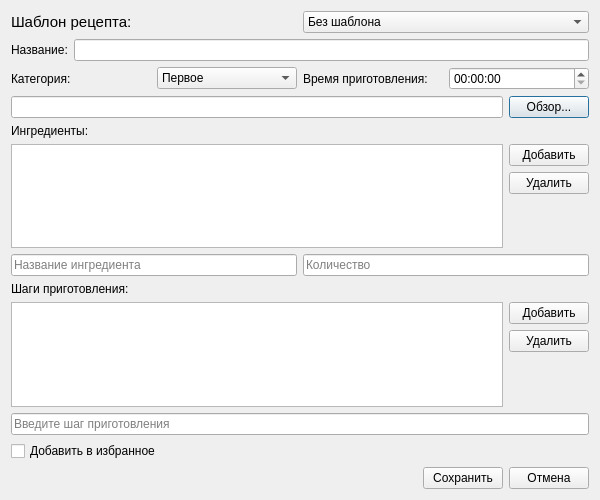
<?xml version="1.0" encoding="UTF-8"?>
<ui version="4.0">
 <class>RecipeDialog</class>
 <widget class="QDialog" name="RecipeDialog">
  <property name="geometry">
   <rect>
    <x>0</x>
    <y>0</y>
    <width>600</width>
    <height>500</height>
   </rect>
  </property>
  <property name="windowTitle">
   <string>Редактирование рецепта</string>
  </property>
  <layout class="QVBoxLayout" name="verticalLayout">
   <item>
    <layout class="QHBoxLayout" name="templateLayout">
     <item>
      <widget class="QLabel" name="templateLabel">
       <property name="font">
        <font>
         <pointsize>11</pointsize>
         <weight>50</weight>
         <bold>false</bold>
        </font>
       </property>
       <property name="text">
        <string>Шаблон рецепта:</string>
       </property>
      </widget>
     </item>
     <item>
      <widget class="QComboBox" name="templateComboBox">
       <item>
        <property name="text">
         <string>Без шаблона</string>
        </property>
       </item>
      </widget>
     </item>
    </layout>
   </item>
   <item>
    <layout class="QHBoxLayout" name="horizontalLayout">
     <item>
      <widget class="QLabel" name="label">
       <property name="text">
        <string>Название:</string>
       </property>
      </widget>
     </item>
     <item>
      <widget class="QLineEdit" name="titleLineEdit"/>
     </item>
    </layout>
   </item>
   <item>
    <layout class="QHBoxLayout" name="horizontalLayout_2">
     <item>
      <widget class="QLabel" name="label_2">
       <property name="text">
        <string>Категория:</string>
       </property>
      </widget>
     </item>
     <item>
      <widget class="QComboBox" name="categoryComboBox">
       <item>
        <property name="text">
         <string>Первое</string>
        </property>
       </item>
       <item>
        <property name="text">
         <string>Второе</string>
        </property>
       </item>
       <item>
        <property name="text">
         <string>Десерт</string>
        </property>
       </item>
       <item>
        <property name="text">
         <string>Салат</string>
        </property>
       </item>
       <item>
        <property name="text">
         <string>Напиток</string>
        </property>
       </item>
      </widget>
     </item>
     <item>
      <widget class="QLabel" name="label_3">
       <property name="text">
        <string>Время приготовления:</string>
       </property>
      </widget>
     </item>
     <item>
      <widget class="QTimeEdit" name="timeEdit"/>
     </item>
    </layout>
   </item>
   <item>
    <layout class="QHBoxLayout" name="horizontalLayout_3">
     <item>
      <widget class="QLineEdit" name="imagePathLineEdit"/>
     </item>
     <item>
      <widget class="QPushButton" name="browseImageButton">
       <property name="text">
        <string>Обзор...</string>
       </property>
      </widget>
     </item>
    </layout>
   </item>
   <item>
    <widget class="QLabel" name="label_5">
     <property name="text">
      <string>Ингредиенты:</string>
     </property>
    </widget>
   </item>
   <item>
    <layout class="QHBoxLayout" name="horizontalLayout_4">
     <item>
      <widget class="QListWidget" name="ingredientsListWidget"/>
     </item>
     <item>
      <layout class="QVBoxLayout" name="verticalLayout_2">
       <item>
        <widget class="QPushButton" name="addIngredientButton">
         <property name="text">
          <string>Добавить</string>
         </property>
        </widget>
       </item>
       <item>
        <widget class="QPushButton" name="removeIngredientButton">
         <property name="text">
          <string>Удалить</string>
         </property>
        </widget>
       </item>
       <item>
        <spacer name="verticalSpacer">
         <property name="orientation">
          <enum>Qt::Vertical</enum>
         </property>
         <property name="sizeHint" stdset="0">
          <size>
           <width>20</width>
           <height>40</height>
          </size>
         </property>
        </spacer>
       </item>
      </layout>
     </item>
    </layout>
   </item>
   <item>
    <layout class="QHBoxLayout" name="horizontalLayout_5">
     <item>
      <widget class="QLineEdit" name="ingredientNameLineEdit">
       <property name="placeholderText">
        <string>Название ингредиента</string>
       </property>
      </widget>
     </item>
     <item>
      <widget class="QLineEdit" name="ingredientQuantityLineEdit">
       <property name="placeholderText">
        <string>Количество</string>
       </property>
      </widget>
     </item>
    </layout>
   </item>
   <item>
    <widget class="QLabel" name="label_6">
     <property name="text">
      <string>Шаги приготовления:</string>
     </property>
    </widget>
   </item>
   <item>
    <layout class="QHBoxLayout" name="horizontalLayout_6">
     <item>
      <widget class="QListWidget" name="stepsListWidget"/>
     </item>
     <item>
      <layout class="QVBoxLayout" name="verticalLayout_3">
       <item>
        <widget class="QPushButton" name="addStepButton">
         <property name="text">
          <string>Добавить</string>
         </property>
        </widget>
       </item>
       <item>
        <widget class="QPushButton" name="removeStepButton">
         <property name="text">
          <string>Удалить</string>
         </property>
        </widget>
       </item>
       <item>
        <spacer name="verticalSpacer_2">
         <property name="orientation">
          <enum>Qt::Vertical</enum>
         </property>
         <property name="sizeHint" stdset="0">
          <size>
           <width>20</width>
           <height>40</height>
          </size>
         </property>
        </spacer>
       </item>
      </layout>
     </item>
    </layout>
   </item>
   <item>
    <layout class="QHBoxLayout" name="horizontalLayout_7">
     <item>
      <widget class="QLineEdit" name="stepLineEdit">
       <property name="placeholderText">
        <string>Введите шаг приготовления</string>
       </property>
      </widget>
     </item>
    </layout>
   </item>
   <item>
    <widget class="QCheckBox" name="favoriteCheckBox">
     <property name="text">
      <string>Добавить в избранное</string>
     </property>
    </widget>
   </item>
   <item>
    <layout class="QHBoxLayout" name="horizontalLayout_8">
     <item>
      <spacer name="horizontalSpacer">
       <property name="orientation">
        <enum>Qt::Horizontal</enum>
       </property>
       <property name="sizeHint" stdset="0">
        <size>
         <width>40</width>
         <height>20</height>
        </size>
       </property>
      </spacer>
     </item>
     <item>
      <widget class="QPushButton" name="saveButton">
       <property name="text">
        <string>Сохранить</string>
       </property>
      </widget>
     </item>
     <item>
      <widget class="QPushButton" name="cancelButton">
       <property name="text">
        <string>Отмена</string>
       </property>
      </widget>
     </item>
    </layout>
   </item>
  </layout>
 </widget>
 <resources/>
 <connections/>
</ui>
